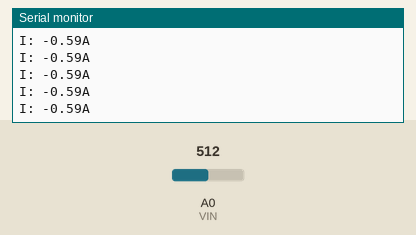
Recording of a sketch running on a simulated ESP8266 (NodeMCU). Shown: the last lines printed to the serial monitor. The inputs (shaded band) are chosen by the test bench; at power-on: A0 (VIN) = 512. WiFi joins after 1.5 s; servers stay silent unless stated; uploads are accepted with an empty reply.

Above: at 2.7 s.
2.8 s: A0 (VIN) set to 716
At 2.81 s:
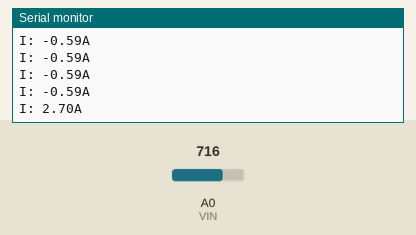
4.3 s: A0 (VIN) set to 900
At 11.63 s:
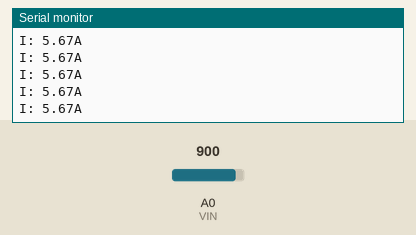
Timing chart, 0 to 11.8 s (numbered marks = the images above; inputs shaded):
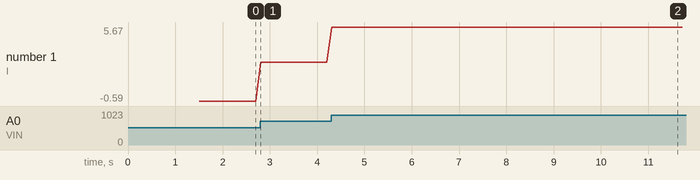

Measured:
- after the input at 2.8 s, the serial monitor: prints a new line at once (image 1)
- after the input at 4.3 s, the serial monitor: prints a new line at once (image 2)
- plotted number 1: -0.59 → 2.7 after the input at 2.8 s, 2.7 → 5.67 after the input at 4.3 s

The sketch:

Final_Metrohacks_code.ino
```cpp
#include <ESP8266HTTPClient.h>
#include <ESP8266WiFi.h>
#define VIN A0 // define the Arduino pin A0 as voltage input (V in)
const float VCC   = 3.3;// supply voltage is from 4.5 to 5.5V. Normally 5V.
const int model = 1;   // enter the model number (see below)
float newabscurrent;
int t1; // timer 1
int t2; // timer 2
float current;
float cutOffLimit = 0;// set the current which below that value, doesn't matter. Or set 0.5
float c1;
int n;
float sum;
float avgcurrent;
/*
          "ACS712ELCTR-05B-T",// for model use 0
          "ACS712ELCTR-20A-T",// for model use 1
          "ACS712ELCTR-30A-T"// for model use 2
sensitivity array is holding the sensitivy of the  ACS712
current sensors. Do not change. All values are from page 5  of data sheet
*/
float sensitivity[] ={
          0.185,// for ACS712ELCTR-05B-T
          0.100,// for ACS712ELCTR-20A-T
          0.066// for ACS712ELCTR-30A-T

         };


const float QOV =   VCC/2;// half the voltage (due to current sensor)
float voltage;// internal variable for voltage

void setup() {

  Serial.begin(115200);                                  //Serial connection
  WiFi.begin("Kevin's WiFi", "cnpku123");   //WiFi connection

  while (WiFi.status() != WL_CONNECTED) {  //Wait for the WiFI connection completion

    delay(500);
    Serial.println("Waiting for connection");

  }
}


void loop()
{
  for (int i=0; i<100; i++){
 float voltage_raw =   (VCC/ 1023.0)* analogRead(VIN);// Read the voltage from sensor
  voltage =  voltage_raw - QOV + 0.000 ;// 0.000 is a value to make voltage zero when there is no current
  float raw_current = (voltage / sensitivity[model]); //current that may be posstive or negetive
  float abscurrent = sqrt(raw_current*raw_current); //current that is postive

  if (t2 <= 10) {
      if (t1 <= 10){
        if  (newabscurrent < abscurrent){
          newabscurrent = abscurrent;
        }

        }
        else {
          newabscurrent = 0;
          t1 = 0;
          t2++;
          }

    if (current < newabscurrent){
      current = newabscurrent;
    }
  }
  else {
    current = newabscurrent;
    t2 = 0;
  }
  sum += current;
  if (n=10){
    avgcurrent = (sum/2) -.6;
    Serial.print("I: ");
    Serial.print(avgcurrent,2); // print the current with 2 decimal places
    Serial.println("A");
    n=0;
    sum=0;
  }
  n++;
  t1++;
  delay(100);
  }

 if(WiFi.status()== WL_CONNECTED){   //Check WiFi connection status

   HTTPClient http;    //Declare object of class HTTPClient

   http.begin("http://192.168.137.167:5849/report-powerstrip");      //Specify request destination
   http.addHeader("Content-Type", "application/json");  //Specify content-type header
   String stcurrent = String(avgcurrent);
   int httpCode = http.POST("{\"current\":\"" + stcurrent + "\", \"token\": \"f8308382-40dd-46dc-b188-6c613ca9f112\", \"id\": \"92944f48-c331-4057-82d4-d8e81d9a3a64\" }");   //Send the request
   String payload = http.getString();                  //Get the response payload

   Serial.println(httpCode);   //Print HTTP return code
   Serial.println(payload);    //Print request response payload

   http.end();  //Close connection

 }else{

    Serial.println("Error in WiFi connection");

 }

  delay(1);  //Send a request every 10 seconds

}
```
